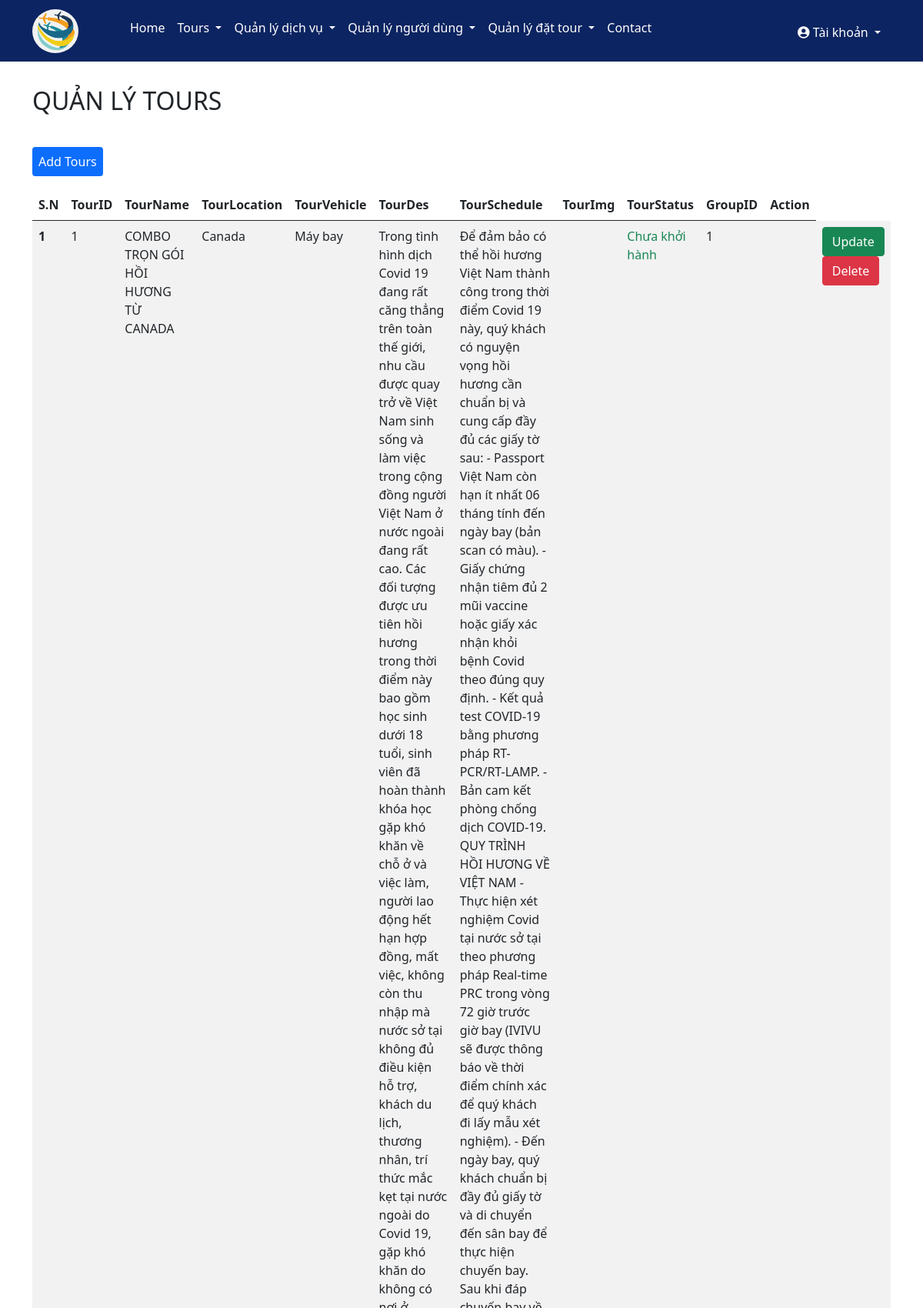
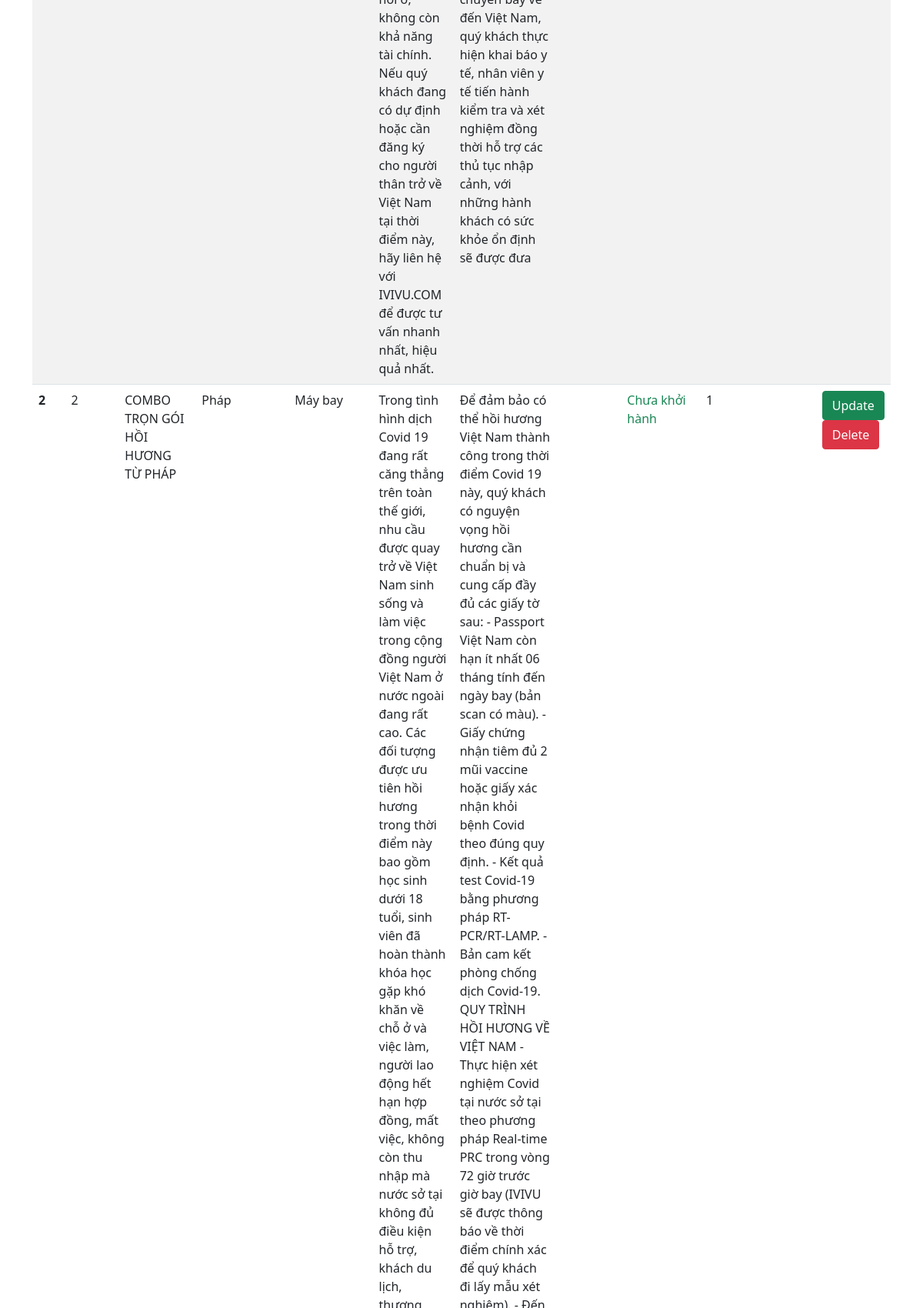
Screenshot of /admin/tours.php (upper part) with the database file from the repository (2 pictures, top to bottom).
### tables this page shows
CREATE TABLE `tours` (
  `TourID` int(11) NOT NULL,
  `TourName` varchar(500) DEFAULT NULL,
  `TourLocation` varchar(200) DEFAULT NULL,
  `TourVehicle` varchar(100) DEFAULT NULL,
  `TourDes` varchar(1000) DEFAULT NULL,
  `TourSchedule` varchar(1000) DEFAULT NULL,
  `TourImg` varchar(200) DEFAULT NULL,
  `GroupID` int(11) DEFAULT NULL,
  `TourStatus` tinyint(1) NOT NULL
);

### admin/tours.php (the view)
<?php
include('header.php');
include('../config/connect.php');
?>
<div class="container my-main">
    <h2 class="text-uppercase my-title-ad">Quản lý tours</h2>
    <a href="add_tours.php" class="btn-primary " style="border-radius:4px; padding:8px;text-decoration: none;">Add Tours</a>
    <br /><br />
    <table class="table table-striped">
        <thead>
            <tr>
                <th>S.N</th>
                <th>TourID</th>
                <th>TourName</th>
                <th>TourLocation</th>
                <th>TourVehicle</th>
                <th>TourDes</th>
                <th>TourSchedule</th>
                <th>TourImg</th>
                <th>TourStatus</th>
                <th>GroupID</th>
                <th>Action</th>
            </tr>
        </thead>
        <?php
                        $sql = "SELECT * FROM tours";
                        $result = mysqli_query($conn, $sql);
                        if(mysqli_num_rows($result)>0){
                            $sn=1;
                            while($row=mysqli_fetch_assoc($result)){
                                $tourid = $row['TourID'];
                                $tourname = $row['TourName'];
                                $tourlocation = $row['TourLocation'];
                                $tourvehicle = $row['TourVehicle'];
                                $tourdes = $row['TourDes'];
                                $tourschedule = $row['TourSchedule'];
                                $tourimg = $row['TourImg'];
                                $tourstatus = $row['TourStatus'];
                                $groupid = $row['GroupID'];
                                ?>
        <tr>
            <th scope="row"><?php echo $sn++; ?></th>
            <td><?php echo $tourid; ?></td>
            <td><?php echo  $tourname; ?></td>
            <td><?php echo $tourlocation; ?></td>
            <td><?php echo $tourvehicle; ?></td>
            <td><?php echo $tourdes; ?></td>
            <td><?php echo $tourschedule; ?></td>
            <td><img src="<?php echo $tourimg ?>" alt="<?echo $tourName ?>" width="100px"> </td>
            <td>
                    <?php
                if($tourstatus==0)
                echo '<p class="text-success">Chưa khởi hành</p>';
                else
                echo '<p class="text-danger">Đã khởi hành</p>';
            ?>
                </td>
            <td><?php echo $groupid; ?></td>
            <td>
            <td>
                    <?php
                    if($tourstatus==0){?>
                        <a href="updatetour.php?tourid=<?php echo $tourid; ?>"><button type="button"
                                class="btn btn-success">Update</button></a>
                        <a href="deletetour.php?tourid=<?php echo $tourid; ?>"
                            onclick="return confirm('Bạn chắc chắn muốn xóa?')"><button type="button"
                                class="btn btn-danger">Delete</button></a>
                    <?php } ?>
                </td>
            </td>
        </tr>
        <?php
                        }
                    }
                    else{
                        echo $sql;
                    }
                ?>
    </table>
</div>
<?php
include('footer.php');
?>

### css/style.css (style rules this page uses)
:root { --my-color: #0c2461; }

### css/admin.css (style rules this page uses)
* { padding: 0; margin: 0; text-decoration: none; box-sizing: border-box; }
.my-main { margin-top: 32px; margin-bottom: 32px; }
.my-title-ad { margin-bottom: 48px; }

### rows the page displays
tours: TourID "1", TourName "COMBO TRỌN GÓI HỒI HƯƠNG TỪ CANADA", TourLocation "Canada", TourVehicle "Máy bay", TourDes "Trong tình hình dịch Covid 19 đang rất căng thẳng trên toàn thế giới, nhu cầu được quay trở về Việt Nam sinh sống và làm việc trong cộng đồng người Việt Nam ở nước ngoài đang rất cao. Các đối tượng được ưu tiên hồi hương trong thời điểm này bao gồm học sinh dưới 18 tuổi, sinh viên đã hoàn thành khóa học gặp khó khăn về chỗ ở và việc làm, người lao động hết hạn hợp đồng, mất việc, không còn thu nhập mà nước sở tại không đủ điều kiện hỗ trợ, khách du lịch, thương nhân, trí thức mắc kẹt tại nước ngoài do Covid 19, gặp khó khăn do không có nơi ở, không còn khả năng tài chính. Nếu quý khách đang có dự định hoặc cần đăng ký cho người thân trở về Việt Nam tại thời điểm này, hãy liên hệ với…", TourSchedule "Để đảm bảo có thể hồi hương Việt Nam thành công trong thời điểm Covid 19 này, quý khách có nguyện vọng hồi hương cần chuẩn bị và cung cấp đầy đủ các giấy tờ sau: - Passport Việt Nam còn hạn ít nhất 06 tháng tính đến ngày bay (bản scan có màu). - Giấy chứng nhận tiêm đủ 2 mũi vaccine hoặc giấy xác nhận khỏi bệnh Covid theo đúng quy định. - Kết quả test COVID-19 bằng phương pháp RT-PCR/RT-LAMP. - Bản cam kết phòng chống dịch COVID-19. QUY TRÌNH HỒI HƯƠNG VỀ VIỆT NAM - Thực hiện xét nghiệm Covid tại nước sở tại theo phương pháp Real-time PRC trong vòng 72 giờ trước giờ bay (IVIVU sẽ được thông báo về thời điểm chính xác để quý khách đi lấy mẫu xét nghiệm). - Đến ngày bay, quý khách chuẩn bị…", TourStatus "Chưa khởi hành", GroupID "1"
tours: TourID "2", TourName "COMBO TRỌN GÓI HỒI HƯƠNG TỪ PHÁP", TourLocation "Pháp", TourVehicle "Máy bay", TourStatus "Chưa khởi hành", GroupID "1"
